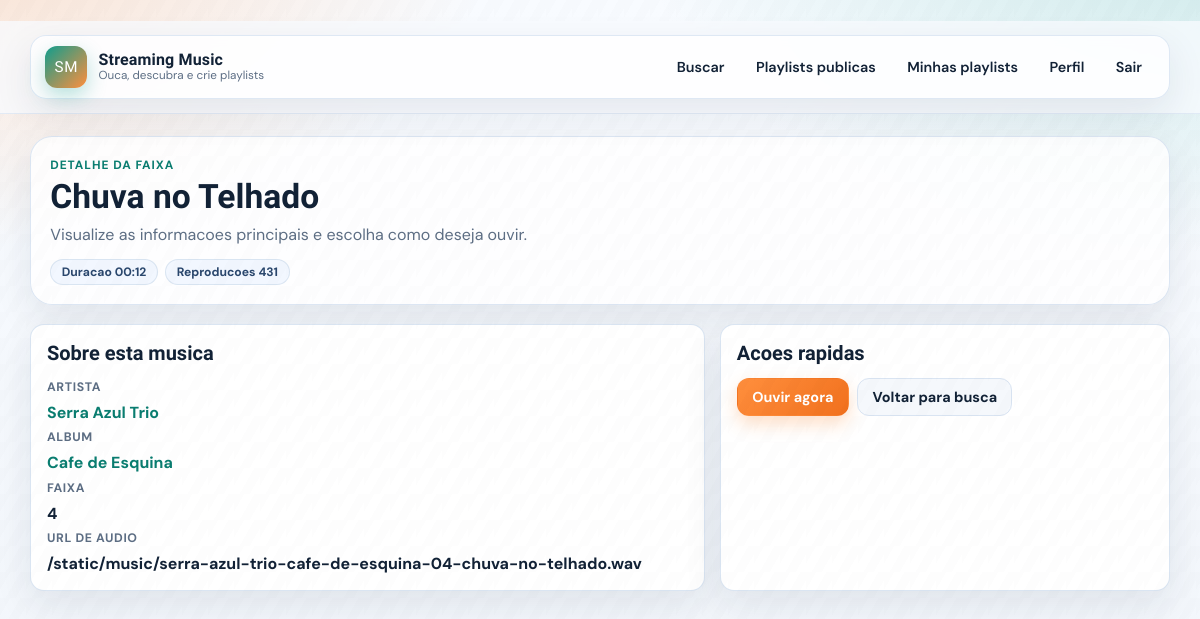
The page /musica/8 (signed in) on the database as committed earlier.
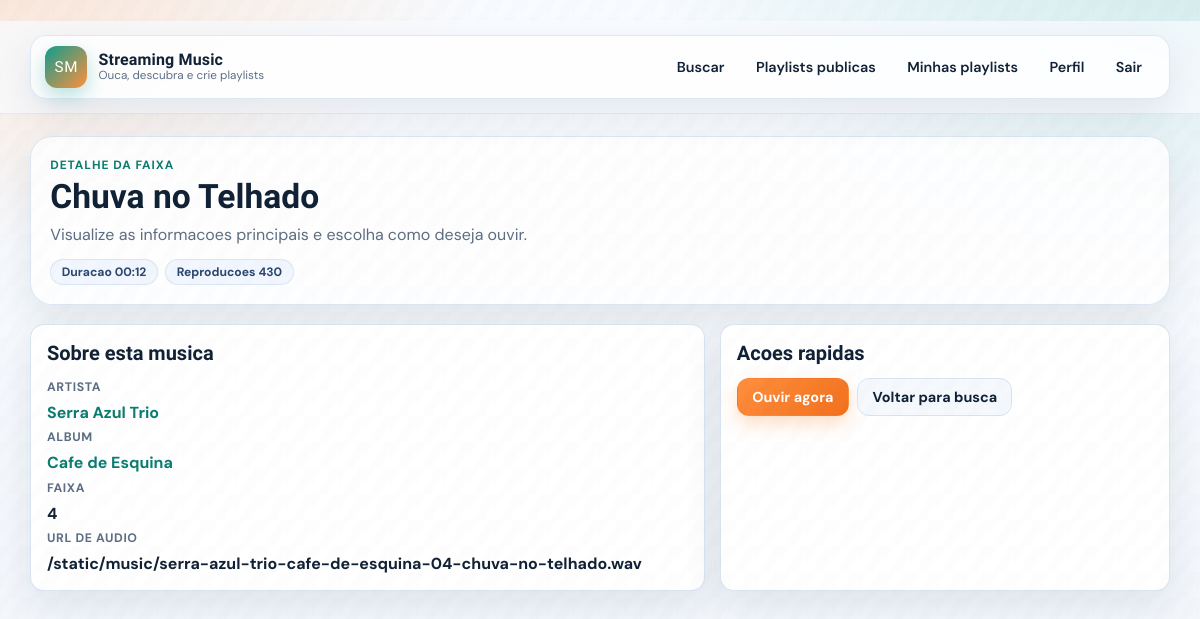
The same page on the database as committed later.
### app/models/music.py (models this page shows, shortened)
class Music(db.Model):
    __tablename__ = 'musicas'
    id = db.Column(db.Integer, primary_key=True)
    titulo = db.Column(db.String(150), nullable=False, index=True)
    album_id = db.Column(db.Integer, db.ForeignKey('albuns.id'), nullable=False)
    duracao = db.Column(db.Integer)  # em segundos
    arquivo_url = db.Column(db.String(255), nullable=False)
    numero_faixa = db.Column(db.Integer)
    visualizacoes = db.Column(db.Integer, default=0)
    @property
    def duracao_formatada(self):
        if not self.duracao:
            return "00:00"
        minutos = self.duracao // 60
        segundos = self.duracao % 60
        return f"{minutos:02d}:{segundos:02d}"
    def to_dict(self, include_album=True):
        data = {
            'id': self.id,
            'titulo': self.titulo,
            'album_id': self.album_id,
            'duracao': self.duracao,
            'duracao_formatada': self.duracao_formatada,
            'arquivo_url': self.arquivo_url,
            'numero_faixa': self.numero_faixa,
            'visualizacoes': self.visualizacoes
        }
        if include_album and self.album:
            data['album'] = {
                'id': self.album.id,
                'titulo': self.album.titulo,
                'capa_url': self.album.capa_url,
                'artista': {
                    'id': self.album.artista.id,
                    'nome': self.album.artista.nome
                } if self.album.artista else None
            }
        return data

### app/models/artist.py (models this page shows, shortened)
class Artist(db.Model):
    __tablename__ = 'artistas'
    id = db.Column(db.Integer, primary_key=True)
    nome = db.Column(db.String(100), nullable=False, index=True)
    genero = db.Column(db.String(50))
    bio = db.Column(db.Text)
    imagem_url = db.Column(db.String(255))
    albuns = db.relationship('Album', backref='artista', lazy='dynamic', cascade='all, delete-orphan')

### app/models/album.py (models this page shows, shortened)
class Album(db.Model):
    __tablename__ = 'albuns'
    id = db.Column(db.Integer, primary_key=True)
    titulo = db.Column(db.String(150), nullable=False, index=True)
    artista_id = db.Column(db.Integer, db.ForeignKey('artistas.id'), nullable=False)
    ano_lancamento = db.Column(db.Integer)
    capa_url = db.Column(db.String(255))
    descricao = db.Column(db.Text)
    musicas = db.relationship('Music', backref='album', lazy='dynamic', cascade='all, delete-orphan')

### app/views/music_routes.py (the view)
@music_bp.route('/musica/<int:musica_id>')
def musica_detalhes(musica_id):
    resultado = MusicController.obter_musica(musica_id)
    if not resultado['success']:
        flash(resultado.get('message', 'Música não encontrada'), 'error')
        return redirect(url_for('music.index'))
    musica = resultado['musica']
    return render_template('musica_detalhes.html', musica=musica)

### app/controllers/music_controller.py (called while the page is built)
    @staticmethod
    def obter_musica(musica_id):
        try:
            musica = Music.query.get(musica_id)
            if not musica:
                return {'success': False, 'message': 'Música não encontrada'}
            return {
                'success': True,
                'musica': musica.to_dict()
            }
        except Exception as e:
            return {'success': False, 'message': f'Erro ao obter música: {str(e)}'}

### app/extensions.py (called while the page is built)
@login_manager.user_loader
def load_user(user_id):
    from app.models import User
    return User.query.get(int(user_id))

### app/templates/musica_detalhes.html (shortened to what this page needs)
﻿{% extends 'base.html' %}
{% block content %}
{% set album = musica.album if musica.album else None %}
{% set artista = album.artista if album and album.artista else None %}
<section class="page-header" data-animate>
  <p class="kicker">Detalhe da faixa</p>
  <h1 class="page-title">{{ musica.titulo }}</h1>
  <p class="page-subtitle">Visualize as informacoes principais e escolha como deseja ouvir.</p>
  <div class="meta-pills" style="margin-top: 0.9rem;">
    {% if musica.duracao_formatada %}<span class="chip">Duracao {{ musica.duracao_formatada }}</span>{% endif %}
    <span class="chip">Reproducoes {{ musica.visualizacoes }}</span>
  </div>
</section>
<section class="detail-grid">
  <article class="panel detail-panel" data-animate style="--delay: 70ms;">
    <h2 class="section-title">Sobre esta musica</h2>
    <dl class="detail-meta" style="margin-top: 0.85rem;">
      <dt>Artista</dt>
      <dd>
        {% if artista %}
          <a class="text-link" href="{{ url_for('music.artista_detalhes', artista_id=artista.id) }}">{{ artista.nome }}</a>
        {% else %}
          Artista desconhecido
        {% endif %}
      </dd>
      <dt>Album</dt>
      <dd>
        {% if album %}
          <a class="text-link" href="{{ url_for('music.album_detalhes', album_id=album.id) }}">{{ album.titulo }}</a>
        {% else %}
          Nao informado
        {% endif %}
      </dd>
      <dt>Faixa</dt>
      <dd>{{ musica.numero_faixa or '-' }}</dd>
      <dt>URL de audio</dt>
      <dd>{{ musica.arquivo_url }}</dd>
    </dl>
  </article>
  <aside class="panel detail-panel" data-animate style="--delay: 120ms;">
    <h2 class="section-title">Acoes rapidas</h2>
    <div class="actions" style="margin-top: 0.8rem;">
      {% if current_user.is_authenticated %}
        <a class="btn btn-secondary" href="{{ url_for('music.player', id=musica.id) }}">Ouvir agora</a>
      {% else %}
        <a class="btn btn-secondary" href="{{ url_for('auth.login', next=url_for('music.player', id=musica.id)) }}">Entrar para ouvir</a>
      {% endif %}
      <a class="btn btn-ghost" href="{{ url_for('music.buscar') }}">Voltar para busca</a>
    </div>
  </aside>
</section>
{% endblock %}

### app/templates/base.html (shortened to what this page needs)
﻿<!doctype html>
<html lang="pt-BR">
<head>
  <link rel="stylesheet" href="{{ url_for('static', filename='css/style.css') }}">
</head>
<body>
<header class="topbar">
  <div class="topbar-inner" data-animate>
    <a href="{{ url_for('music.index') }}" class="brand">
      <span class="brand-badge">SM</span>
      <span class="brand-text">
        <strong>Streaming Music</strong>
        <small>Ouca, descubra e crie playlists</small>
      </span>
    </a>
    <nav class="nav-links">
      <a class="nav-link" href="{{ url_for('music.buscar') }}">Buscar</a>
      <a class="nav-link" href="{{ url_for('playlist.publicas') }}">Playlists publicas</a>
      {% if current_user.is_authenticated %}
        <a class="nav-link" href="{{ url_for('playlist.minhas_playlists') }}">Minhas playlists</a>
        <a class="nav-link" href="{{ url_for('auth.perfil') }}">Perfil</a>
        <a class="nav-link" href="{{ url_for('auth.logout') }}">Sair</a>
      {% else %}
        <a class="nav-link" href="{{ url_for('auth.login') }}">Entrar</a>
        <a class="nav-link" href="{{ url_for('auth.register') }}">Cadastrar</a>
      {% endif %}
    </nav>
  </div>
</header>
<main class="container">
  <div class="page-content">
    {% block content %}{% endblock %}
  </div>
</main>
</body>
</html>

Rows that differ between the two databases and show on the page:
changed Music "Chuva no Telhado": visualizacoes "431" → "430"
